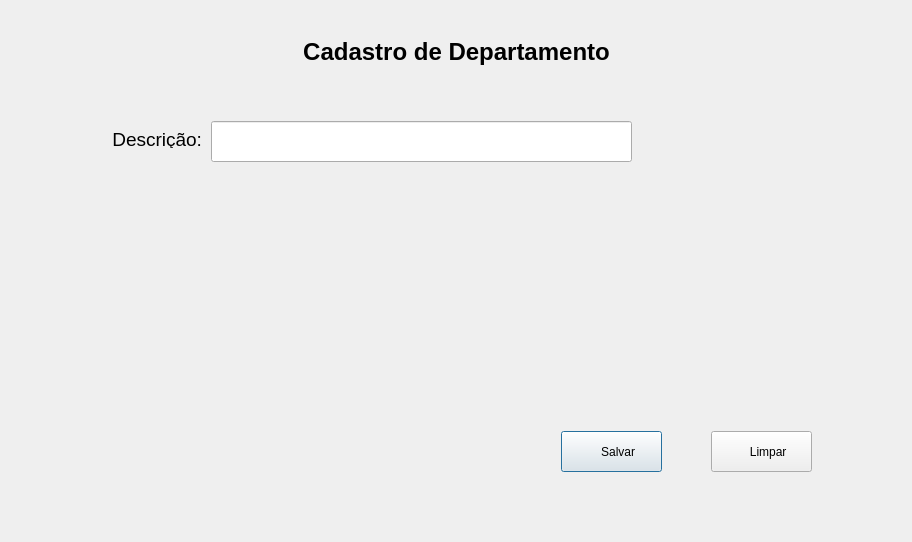
<?xml version="1.0" encoding="UTF-8"?>
<ui version="4.0">
 <class>CadastroParaCada</class>
 <widget class="QDialog" name="CadastroParaCada">
  <property name="geometry">
   <rect>
    <x>0</x>
    <y>0</y>
    <width>912</width>
    <height>542</height>
   </rect>
  </property>
  <property name="windowTitle">
   <string>Dialog</string>
  </property>
  <layout class="QGridLayout" name="gridLayout">
   <item row="0" column="0">
    <widget class="QStackedWidget" name="stackedWidget">
     <property name="currentIndex">
      <number>0</number>
     </property>
     <widget class="QWidget" name="page">
      <widget class="QLabel" name="label">
       <property name="geometry">
        <rect>
         <x>-10</x>
         <y>20</y>
         <width>911</width>
         <height>41</height>
        </rect>
       </property>
       <property name="font">
        <font>
         <pointsize>18</pointsize>
         <weight>75</weight>
         <bold>true</bold>
        </font>
       </property>
       <property name="text">
        <string>Cadastro de Departamento</string>
       </property>
       <property name="alignment">
        <set>Qt::AlignCenter</set>
       </property>
      </widget>
      <widget class="QPushButton" name="pushButton">
       <property name="geometry">
        <rect>
         <x>550</x>
         <y>420</y>
         <width>101</width>
         <height>41</height>
        </rect>
       </property>
       <property name="text">
        <string>    Salvar</string>
       </property>
       <property name="icon">
        <iconset>
         <normaloff>../recursos/salvar.png</normaloff>../recursos/salvar.png</iconset>
       </property>
      </widget>
      <widget class="QPushButton" name="pushButton_2">
       <property name="geometry">
        <rect>
         <x>700</x>
         <y>420</y>
         <width>101</width>
         <height>41</height>
        </rect>
       </property>
       <property name="text">
        <string>    Limpar</string>
       </property>
       <property name="icon">
        <iconset>
         <normaloff>../recursos/limpar.png</normaloff>../recursos/limpar.png</iconset>
       </property>
      </widget>
      <widget class="QLabel" name="label_2">
       <property name="geometry">
        <rect>
         <x>50</x>
         <y>120</y>
         <width>141</width>
         <height>17</height>
        </rect>
       </property>
       <property name="font">
        <font>
         <pointsize>14</pointsize>
        </font>
       </property>
       <property name="text">
        <string>Descrição:</string>
       </property>
       <property name="alignment">
        <set>Qt::AlignRight|Qt::AlignTrailing|Qt::AlignVCenter</set>
       </property>
      </widget>
      <widget class="QLineEdit" name="lineEdit">
       <property name="geometry">
        <rect>
         <x>200</x>
         <y>110</y>
         <width>421</width>
         <height>41</height>
        </rect>
       </property>
      </widget>
     </widget>
     <widget class="QWidget" name="page_3"/>
     <widget class="QWidget" name="page_4"/>
     <widget class="QWidget" name="page_2"/>
    </widget>
   </item>
  </layout>
 </widget>
 <resources/>
 <connections/>
</ui>
